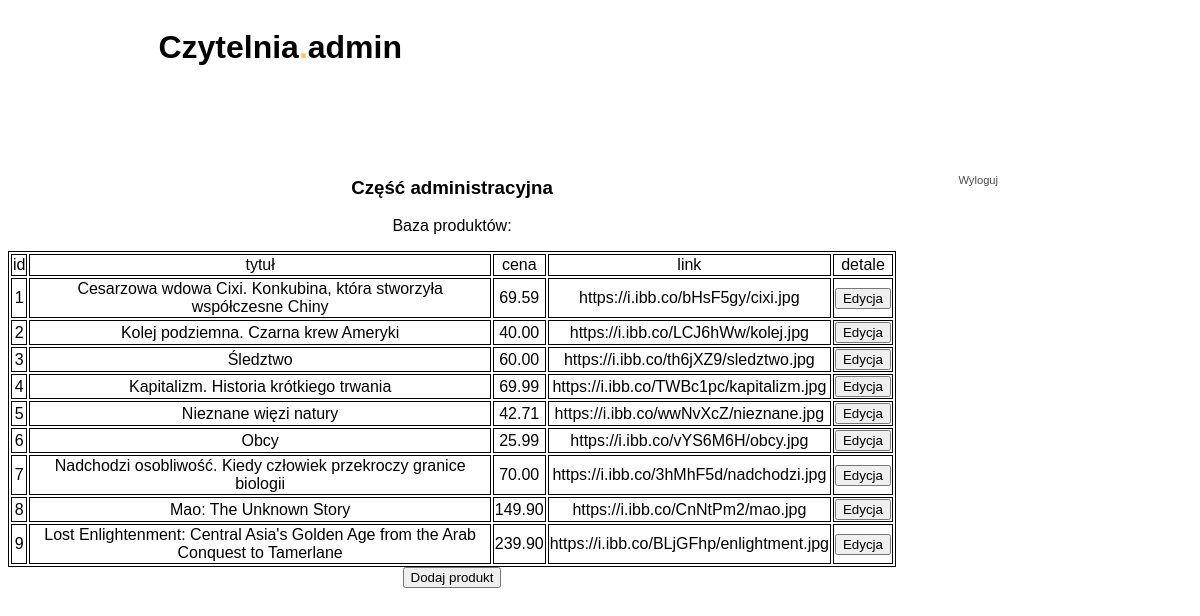
The page /admin-logged-in.php (signed in) on the database its author committed.
### tables this page shows
CREATE TABLE `book` (
  `id_book` int(10) unsigned NOT NULL AUTO_INCREMENT,
  `title` varchar(100) NOT NULL DEFAULT '',
  `price` decimal(5,2) NOT NULL,
  `description` varchar(500) NOT NULL DEFAULT '',
  `author` varchar(100) NOT NULL DEFAULT '',
  `realise_data` date NOT NULL,
  `isbn_number` varchar(13) NOT NULL DEFAULT '',
  `cover_type` varchar(15) NOT NULL DEFAULT '',
  `publisher` varchar(40) NOT NULL DEFAULT '',
  `img_link` varchar(300) DEFAULT NULL,
  PRIMARY KEY (`id_book`),
  UNIQUE KEY `title` (`title`)
);

### admin-logged-in.php (the view, shortened to what this page needs)
<!DOCTYPE html PUBLIC "-//W3C//DTD HTML 4.01 Transitional//EN" "http://www.w3.org/TR/html4/loose.dtd">
<html>
<head>
<link rel="stylesheet" type="text/css" href="style.css">
</head>
<body>
    <div class="container">
        <div class="title">
            <h1><a href="admin-logged-in.php">Czytelnia<span style="color:#FEC65F;">.</span>admin</a></h1>
        </div>
        <div class="menu">
          <ul>
              <li><a href="admin-page.php">Wyloguj</a></li>
          </ul>
        </div>
        <div class="main">
          <div>
            <h3>Część administracyjna</h3>
            <p>Baza produktów:</p>
            <table class="admin-table">
              <tr>
                <td>id</td>
                <td>tytuł</td>
                <td>cena</td>
                <td>link</td>
                <td>detale</td>
              </tr>
              <?php
              $conn = open_connection();
              $sql = "SELECT id_book, title, price, img_link FROM book;";
              $result = $conn->query($sql);
              while($row = $result->fetch_assoc()) {
                echo '<tr style="border: 1px solid black">';
                  echo '<td style="border: 1px solid black">'.$row['id_book'].'</td>';
                  echo '<td style="border: 1px solid black">'.$row['title'].'</td>';
                  echo '<td style="border: 1px solid black">'.$row['price'].'</td>';
                  echo '<td style="border: 1px solid black">'.$row['img_link'].'</td>';
                  echo '<td style="border: 1px solid black">';
                    echo '<form method="POST">';
                    echo '<input type="submit" name="button-edit"  value="Edycja" />';
                    echo '</form>';
                  echo'</td>';
                echo '</tr>';
              }
              ?>
            </table>
            <form method="POST">
              <input type="submit" name="button-add"  value="Dodaj produkt" />
            </form>
        </div>
        </div>
    </div>
</body>
</html>

### style.css (style rules this page uses)
body { font-family: sans-serif; text-align: center; margin-bottom: 200px; }
.container { display: grid; grid-template-columns: 3fr 1fr; grid-template-rows: repeat(5, 1fr); grid-column-gap: 0px; grid-row-gap: 0px; }
.title { position: relative; grid-area: 1 / 1 / 2 / 3; text-align: left; padding-left: 10%; height: 150px; }
.title a { opacity: 1; }
.menu { grid-area: 2 / 2 / 6 / 3; text-align: left; }
a { text-decoration: none; color: inherit; opacity: 0.7; padding: 1em; }
.menu li { list-style-type:none; margin-top: 1em; font-size: 0.7em; }
.menu li a { padding: 2em; }
.main { grid-area: 2 / 1 / 6 / 2; display: flex; flex-wrap: wrap; justify-content: space-evenly; align-items: baseline; align-content: space-between; }
.admin-table, .admin-table td, .admin-table tr { border: 1px solid black; }

### rows shown on the page
book: id_book "1", title "Cesarzowa wdowa Cixi. Konkubina, która stworzyła współczesne Chiny", price "69.59", img_link "https://i.ibb.co/bHsF5gy/cixi.jpg"
book: id_book "2", title "Kolej podziemna. Czarna krew Ameryki", price "40.00", img_link "https://i.ibb.co/LCJ6hWw/kolej.jpg"
book: id_book "3", title "Śledztwo", price "60.00", img_link "https://i.ibb.co/th6jXZ9/sledztwo.jpg"
book: id_book "4", title "Kapitalizm. Historia krótkiego trwania", price "69.99", img_link "https://i.ibb.co/TWBc1pc/kapitalizm.jpg"
book: id_book "5", title "Nieznane więzi natury", price "42.71", img_link "https://i.ibb.co/wwNvXcZ/nieznane.jpg"
book: id_book "6", title "Obcy", price "25.99", img_link "https://i.ibb.co/vYS6M6H/obcy.jpg"
book: id_book "7", title "Nadchodzi osobliwość. Kiedy człowiek przekroczy granice biologii", price "70.00", img_link "https://i.ibb.co/3hMhF5d/nadchodzi.jpg"
book: id_book "8", title "Mao: The Unknown Story", price "149.90", img_link "https://i.ibb.co/CnNtPm2/mao.jpg"
book: id_book "9", title "Lost Enlightenment: Central Asia's Golden Age from the Arab Conquest to Tamerlane", price "239.90", img_link "https://i.ibb.co/BLjGFhp/enlightment.jpg"
